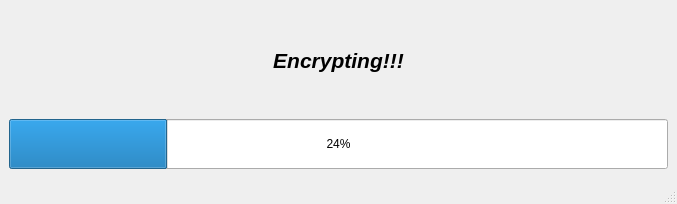
<?xml version="1.0" encoding="UTF-8"?>
<ui version="4.0">
 <class>MainWindow</class>
 <widget class="QMainWindow" name="MainWindow">
  <property name="geometry">
   <rect>
    <x>0</x>
    <y>0</y>
    <width>677</width>
    <height>204</height>
   </rect>
  </property>
  <property name="windowTitle">
   <string>Damglorious Local Encryption</string>
  </property>
  <widget class="QWidget" name="centralwidget">
   <layout class="QVBoxLayout" name="verticalLayout">
    <item>
     <widget class="QLabel" name="label">
      <property name="maximumSize">
       <size>
        <width>16777215</width>
        <height>100</height>
       </size>
      </property>
      <property name="text">
       <string>&lt;html&gt;&lt;head/&gt;&lt;body&gt;&lt;p align=&quot;center&quot;&gt;&lt;span style=&quot; font-size:16pt; font-weight:600; font-style:italic;&quot;&gt;Encrypting!!!&lt;/span&gt;&lt;/p&gt;&lt;/body&gt;&lt;/html&gt;</string>
      </property>
     </widget>
    </item>
    <item>
     <widget class="QProgressBar" name="progressBar">
      <property name="maximumSize">
       <size>
        <width>16777215</width>
        <height>50</height>
       </size>
      </property>
      <property name="value">
       <number>24</number>
      </property>
     </widget>
    </item>
   </layout>
  </widget>
  <widget class="QStatusBar" name="statusbar"/>
 </widget>
 <resources/>
 <connections/>
</ui>
